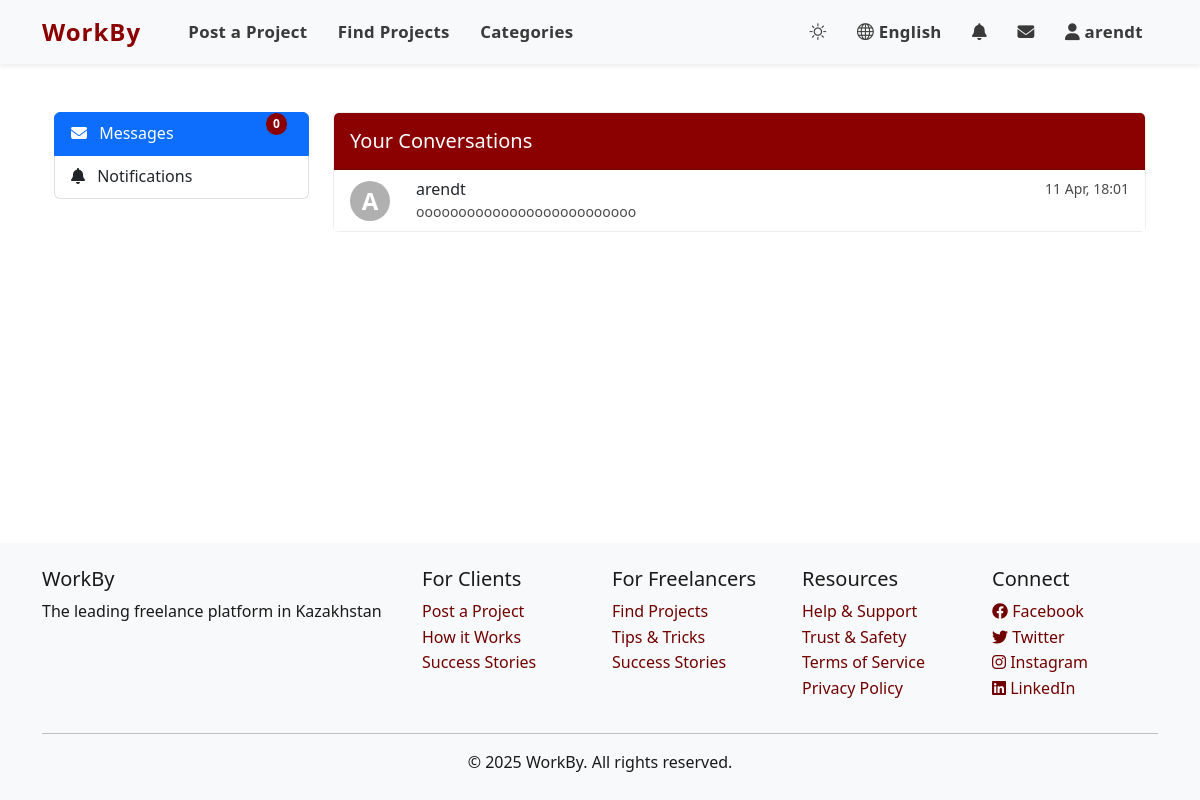
The page /chat/ (signed in) on the database its author committed.
### accounts/models.py (models this page shows, shortened)
class User(AbstractUser):
    USER_TYPE_CHOICES = (
        ('client', _('Client')),
        ('freelancer', _('Freelancer')),
    )
    LANGUAGE_CHOICES = (
        ('en', _('English')),
        ('ru', _('Russian')),
        ('kk', _('Kazakh')),
    )
    user_type = models.CharField(_('User Type'), max_length=10, choices=USER_TYPE_CHOICES, default='client')
    bio = models.TextField(_('Biography'), blank=True)
    avatar = models.ImageField(_('Avatar'), upload_to='avatars/', blank=True, null=True)
    phone_number = models.CharField(_('Phone Number'), max_length=15, blank=True)
    preferred_language = models.CharField(_('Preferred Language'), max_length=2, choices=LANGUAGE_CHOICES, default='en')
    dark_mode = models.BooleanField(_('Dark Mode'), default=False)
    skills = models.TextField(_('Skills'), blank=True)
    hourly_rate = models.DecimalField(_('Hourly Rate'), max_digits=10, decimal_places=2, null=True, blank=True)
    company_name = models.CharField(_('Company Name'), max_length=100, blank=True)
    def get_initials(self):
        initials = ""
        if self.first_name:
            initials += self.first_name[0].upper()
        if self.last_name:
            initials += self.last_name[0].upper()
        if not initials:
            initials = self.username[0].upper()
        return initials
    def get_full_name(self):
        if self.first_name or self.last_name:
            return f"{self.first_name} {self.last_name}".strip()
        return self.username

### chat/models.py (models this page shows, shortened)
class Conversation(models.Model):
    participants = models.ManyToManyField(
        settings.AUTH_USER_MODEL,
        related_name='conversations',
        verbose_name=_('Participants')
    )
    created_at = models.DateTimeField(_('Created At'), auto_now_add=True)
    updated_at = models.DateTimeField(_('Updated At'), auto_now=True)
    class Meta:
        verbose_name = _('Conversation')
        verbose_name_plural = _('Conversations')
        ordering = ['-updated_at']
    @property
    def last_message(self):
        return self.messages.order_by('-created_at').first()

class Message(models.Model):
    conversation = models.ForeignKey(
        Conversation,
        on_delete=models.CASCADE,
        related_name='messages',
        verbose_name=_('Conversation')
    )
    sender = models.ForeignKey(
        settings.AUTH_USER_MODEL,
        on_delete=models.CASCADE,
        related_name='sent_messages',
        verbose_name=_('Sender')
    )
    content = models.TextField(_('Content'))
    created_at = models.DateTimeField(_('Created At'), auto_now_add=True)
    is_read = models.BooleanField(_('Read'), default=False)
    class Meta:
        verbose_name = _('Message')
        verbose_name_plural = _('Messages')
        ordering = ['created_at']

### chat/views.py (the view)
# urls.py: path('', views.inbox_view, name='inbox'),
@login_required
def inbox_view(request):
    conversations = Conversation.objects.filter(participants=request.user)
    for conversation in conversations:
        conversation.unread_count = Message.objects.filter(
            conversation=conversation,
            is_read=False
        ).exclude(sender=request.user).count()
    context = {
        'conversations': conversations,
    }
    return render(request, 'chat/inbox.html', context)

### templates/chat/inbox.html (shortened to what this page needs)
{% extends 'base.html' %}
{% load i18n %}
{% load static %}
{% block content %}
<div class="container mt-4">
    <div class="row">
        <div class="col-md-3">
            <div class="list-group mb-4">
                <a href="{% url 'chat:inbox' %}" class="list-group-item list-group-item-action active">
                    <i class="fas fa-envelope me-2"></i> {% trans "Messages" %}
                    <span class="badge bg-danger rounded-pill message-badge float-end" id="message-count">0</span>
                </a>
                <a href="{% url 'chat:notifications' %}" class="list-group-item list-group-item-action">
                    <i class="fas fa-bell me-2"></i> {% trans "Notifications" %}
                </a>
            </div>
        </div>
        <div class="col-md-9">
            <div class="card">
                <div class="card-header chat-header">
                    <h5 class="mb-0">{% trans "Your Conversations" %}</h5>
                </div>
                <div class="card-body p-0">
                    {% if conversations %}
                        <div class="list-group list-group-flush messages-list">
                            {% for conversation in conversations %}
                                {% with other_user=conversation.participants.exclude.0 %}
                                    <a href="{% url 'chat:conversation_detail' conversation.pk %}" class="list-group-item list-group-item-action">
                                        <div class="d-flex align-items-center">
                                            <div class="flex-shrink-0">
                                                {% if other_user.avatar %}
                                                    <img src="{{ other_user.avatar.url }}" alt="{{ other_user.username }}" class="rounded-circle" style="width: 50px; height: 50px; object-fit: cover;">
                                                {% else %}
                                                    <div class="user-avatar">
                                                        <span style="font-size: 1.5rem;">{{ other_user.get_initials }}</span>
                                                    </div>
                                                {% endif %}
                                            </div>
                                            <div class="flex-grow-1 ms-3">
                                                <div class="d-flex justify-content-between align-items-center">
                                                    <h6 class="mb-0">{{ other_user.get_full_name|default:other_user.username }}</h6>
                                                    <small class="text-muted">{{ conversation.updated_at|date:"d M, H:i" }}</small>
                                                </div>
                                                <p class="mb-0 text-muted small">
                                                    {% if conversation.last_message %}
                                                        {{ conversation.last_message.content|truncatechars:50 }}
                                                    {% else %}
                                                        <span class="text-muted">{% trans "No messages yet" %}</span>
                                                    {% endif %}
                                                </p>
                                            </div>
                                        </div>
                                    </a>
                                {% endwith %}
                            {% endfor %}
                        </div>
                    {% endif %}
                </div>
            </div>
        </div>
    </div>
</div>
{% endblock %}

### templates/base.html (shortened to what this page needs)
{% load i18n %}
{% load static %}
<!DOCTYPE html>
<html lang="{{ LANGUAGE_CODE }}">
<head>
    <link href="https://cdn.jsdelivr.net/npm/bootstrap@5.2.3/dist/css/bootstrap.min.css" rel="stylesheet">
    <link rel="stylesheet" href="https://cdn.jsdelivr.net/npm/bootstrap-icons@1.10.0/font/bootstrap-icons.css">
    <link rel="stylesheet" href="https://cdnjs.cloudflare.com/ajax/libs/font-awesome/6.2.1/css/all.min.css">
    <link rel="stylesheet" href="{% static 'css/style.css' %}?v={% now 'U' %}">
    <link rel="stylesheet" href="{% static 'css/dark-theme.css' %}?v={% now 'U' %}">
</head>
<body>
    <header>
        <nav class="navbar navbar-expand-lg navbar-light bg-light">
            <div class="container">
                <a class="navbar-brand" href="{% url 'jobs:home' %}">
                    <span class="logo-text">WorkBy</span>
                </a>
                <div class="collapse navbar-collapse" id="navbarNav">
                    <ul class="navbar-nav me-auto">
                        <li class="nav-item">
                            <a class="nav-link" href="{% url 'jobs:project_create' %}">{% trans "Post a Project" %}</a>
                        </li>
                        <li class="nav-item">
                            <a class="nav-link" href="{% url 'jobs:project_list' %}">{% trans "Find Projects" %}</a>
                        </li>
                        <li class="nav-item">
                            <a class="nav-link" href="{% url 'jobs:category_list' %}">{% trans "Categories" %}</a>
                        </li>
                    </ul>
                    <ul class="navbar-nav ms-auto">
                        <li class="nav-item">
                            <button id="theme-toggle" class="btn nav-link">
                                <i id="theme-icon" class="bi bi-sun"></i>
                            </button>
                        </li>
                        <li class="nav-item dropdown">
                            <a class="nav-link dropdown-toggle" href="#" id="languageDropdown" role="button" data-bs-toggle="dropdown" aria-expanded="false">
                                {% get_language_info for LANGUAGE_CODE as current_lang %}
                                <i class="bi bi-globe"></i> {{ current_lang.name_local }}
                            </a>
                                {% get_available_languages as languages %}
                        </li>
                        {% if user.is_authenticated %}
                            <li class="nav-item">
                                <a class="nav-link" href="{% url 'chat:notifications' %}">
                                    <i class="fas fa-bell"></i>
                                </a>
                            </li>
                            <li class="nav-item">
                                <a class="nav-link" href="{% url 'chat:inbox' %}">
                                    <i class="fas fa-envelope"></i>
                                </a>
                            </li>
                            <li class="nav-item dropdown">
                                <a class="nav-link dropdown-toggle" href="#" id="userDropdown" role="button" data-bs-toggle="dropdown" aria-expanded="false">
                                    {% if user.avatar %}
                                        <img src="{{ user.avatar.url }}" alt="{{ user.username }}" class="rounded-circle" width="30" height="30">
                                    {% else %}
                                        <i class="fas fa-user"></i>
                                    {% endif %}
                                    {{ user.username }}
                                </a>
                            </li>
                        {% endif %}
                    </ul>
                </div>
            </div>
        </nav>
    </header>
    <main class="container py-4">
        {% block content %}{% endblock %}
    </main>
    <footer class="bg-light py-4 mt-auto">
        <div class="container">
            <div class="row">
                <div class="col-md-4">
                    <h5>WorkBy</h5>
                    <p>{% trans "The leading freelance platform in Kazakhstan" %}</p>
                </div>
                <div class="col-md-2">
                    <h5>{% trans "For Clients" %}</h5>
                    <ul class="list-unstyled">
                        <li><a href="{% url 'jobs:project_create' %}">{% trans "Post a Project" %}</a></li>
                        <li><a href="#">{% trans "How it Works" %}</a></li>
                        <li><a href="#">{% trans "Success Stories" %}</a></li>
                    </ul>
                </div>
                <div class="col-md-2">
                    <h5>{% trans "For Freelancers" %}</h5>
                    <ul class="list-unstyled">
                        <li><a href="{% url 'jobs:project_list' %}">{% trans "Find Projects" %}</a></li>
                        <li><a href="#">{% trans "Tips & Tricks" %}</a></li>
                        <li><a href="#">{% trans "Success Stories" %}</a></li>
                    </ul>
                </div>
                <div class="col-md-2">
                    <h5>{% trans "Resources" %}</h5>
                    <ul class="list-unstyled">
                        <li><a href="#">{% trans "Help & Support" %}</a></li>
                        <li><a href="#">{% trans "Trust & Safety" %}</a></li>
                        <li><a href="#">{% trans "Terms of Service" %}</a></li>
                        <li><a href="#">{% trans "Privacy Policy" %}</a></li>
                    </ul>
                </div>
                <div class="col-md-2">
                    <h5>{% trans "Connect" %}</h5>
                    <ul class="list-unstyled">
                        <li><a href="#"><i class="fab fa-facebook"></i> Facebook</a></li>
                        <li><a href="#"><i class="fab fa-twitter"></i> Twitter</a></li>
                        <li><a href="#"><i class="fab fa-instagram"></i> Instagram</a></li>
                        <li><a href="#"><i class="fab fa-linkedin"></i> LinkedIn</a></li>
                    </ul>
                </div>
            </div>
            <hr>
            <div class="row">
                <div class="col text-center">
                    <p class="mb-0">© 2025 WorkBy. {% trans "All rights reserved." %}</p>
                </div>
            </div>
        </div>
    </footer>
</body>
</html>

### static/css/style.css (style rules this page uses)
:root { --primary-color: #8B0000; --secondary-color: #6c757d; --background-color: #FFFFFF; --text-color: #1A1A1A; --danger-color: #dc3545; --warning-color: #ffc107; --info-color: #17a2b8; --success-color: #28a745; }
body { font-family: 'Segoe UI', Tahoma, Geneva, Verdana, sans-serif; line-height: 1.6; color: var(--text-color); background-color: var(--background-color); min-height: 100vh; display: flex; flex-direction: column; }
main { flex: 1; }
footer { flex-shrink: 0; }
.message-badge, .notification-badge { position: relative; top: -8px; left: -5px; background-color: var(--danger-color); color: white; }
.logo-text { font-size: 1.8rem; font-weight: 700; color: var(--primary-color); letter-spacing: -0.5px; }
body { display: flex; flex-direction: column; min-height: 100vh; }
.logo-text { font-weight: 700; font-size: 1.5rem; color: var(--primary-color) !important; letter-spacing: 1px; }
.card { transition: all 0.3s ease; border-color: #eee; }
.card-header { font-weight: 600; }
.badge { font-weight: 600; padding: 0.4em 0.6em; }
.navbar { box-shadow: 0 2px 5px rgba(0, 0, 0, 0.08); }
a { color: #700000; text-decoration: none; transition: color 0.3s ease, transform 0.2s ease; }
.navbar .nav-link { position: relative; padding: 0.5rem 1rem; margin: 0 0.2rem; transition: all 0.3s ease; font-size: 1.05rem; font-weight: 600; color: #444444; }
.navbar-light .navbar-nav .nav-link { color: #3a3a3a; }
.navbar .nav-link::after { content: ''; position: absolute; width: 0; height: 2px; bottom: 0; left: 50%; background-color: var(--primary-color); transition: all 0.3s ease; opacity: 0; transform: translateX(-50%); }
.navbar-brand { position: relative; transition: all 0.3s ease; }
.navbar-brand .logo-text { color: var(--primary-color) !important; font-weight: bold; position: relative; display: inline-block; }
.fas, .far, .fab, .bi { color: inherit; }
.text-muted { color: #4a4a4a !important; }
.navbar .btn.nav-link { border: none; background: transparent; }
.navbar-nav { margin-left: 1rem; }
.nav-item { margin: 0 0.25rem; }
.navbar .navbar-nav .nav-link { text-shadow: 0 0 1px rgba(0, 0, 0, 0.1); letter-spacing: 0.02rem; }
.chat-header, .notifications-header { background-color: var(--primary-color); color: white; padding: 1rem; border-radius: 5px 5px 0 0; margin-bottom: 0; }
.messages-list, .notifications-list { list-style: none; padding: 0; margin: 0; }
.bg-danger, .bg-primary { background-color: var(--primary-color) !important; }
.user-avatar { background-color: var(--secondary-color); color: white; width: 40px; height: 40px; border-radius: 50%; display: flex; align-items: center; justify-content: center; font-weight: bold; margin-right: 10px; }

### rows shown on the page
User: username "arendt"
Conversation: participants.exclude.0.get_initials "A", participants.exclude.0.get_full_name "arendt", updated_at "11 Apr, 18:01", last_message.content "оооооооооооооооооооооооооо"

### other values the page prints
{{ current_lang.name_local }} "English"
